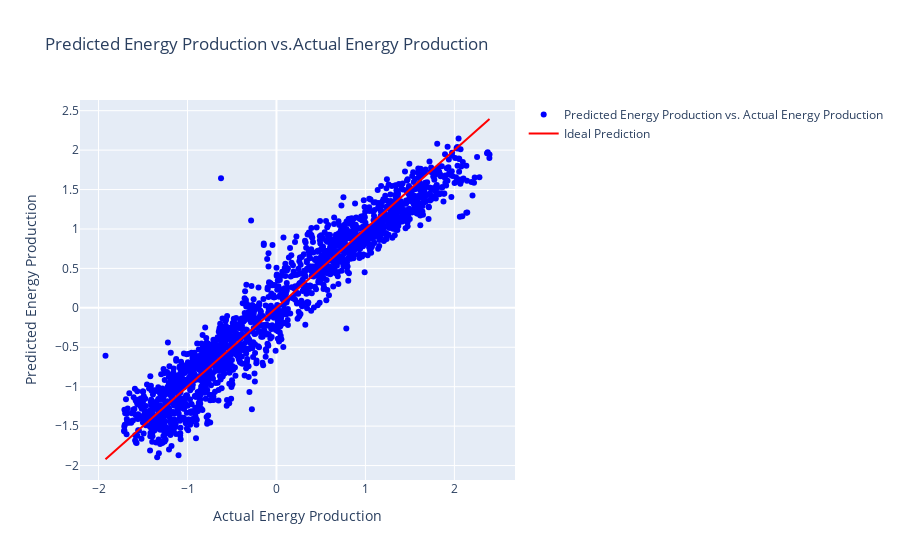

The notebook cell this image was saved under:
### Code cell
import plotly.graph_objects as go

y_pred = svm_model.predict(X_test)


fig = go.Figure()
fig.add_trace(go.Scatter(x=y_test, y=y_pred, mode='markers',
                         marker=dict(color='blue'),
                         name='Predicted Energy Production vs. Actual Energy Production'))
fig.add_trace(go.Scatter(x=[min(y_test), max(y_test)], y=[min(y_test), max(y_test)],
                         mode='lines',
                         marker=dict(color='red'),
                         name='Ideal Prediction'))
fig.update_layout(
    title='Predicted Energy Production vs.Actual Energy Production',
    xaxis_title='Actual Energy Production',
    yaxis_title='Predicted Energy Production'
)
fig.show()

### Figure 1 — Plotly figure (JSON) as saved in the notebook; plotly's stock layout.template omitted (floating-point values rounded to 4 significant figures; data arrays with more than 128 entries replaced by an {"elided": "..."} marker saying what was removed)
{"data": [{"marker": {"color": "blue"}, "mode": "markers", "name": "Predicted Energy Production vs. Actual Energy Production", "type": "scatter", "x": {"elided": "1914 float values"}, "y": {"elided": "1914 float values"}}, {"marker": {"color": "red"}, "mode": "lines", "name": "Ideal Prediction", "type": "scatter", "x": [-1.922, 2.395], "y": [-1.922, 2.395]}], "layout": {"title": {"text": "Predicted Energy Production vs.Actual Energy Production"}, "xaxis": {"title": {"text": "Actual Energy Production"}}, "yaxis": {"title": {"text": "Predicted Energy Production"}}}}
